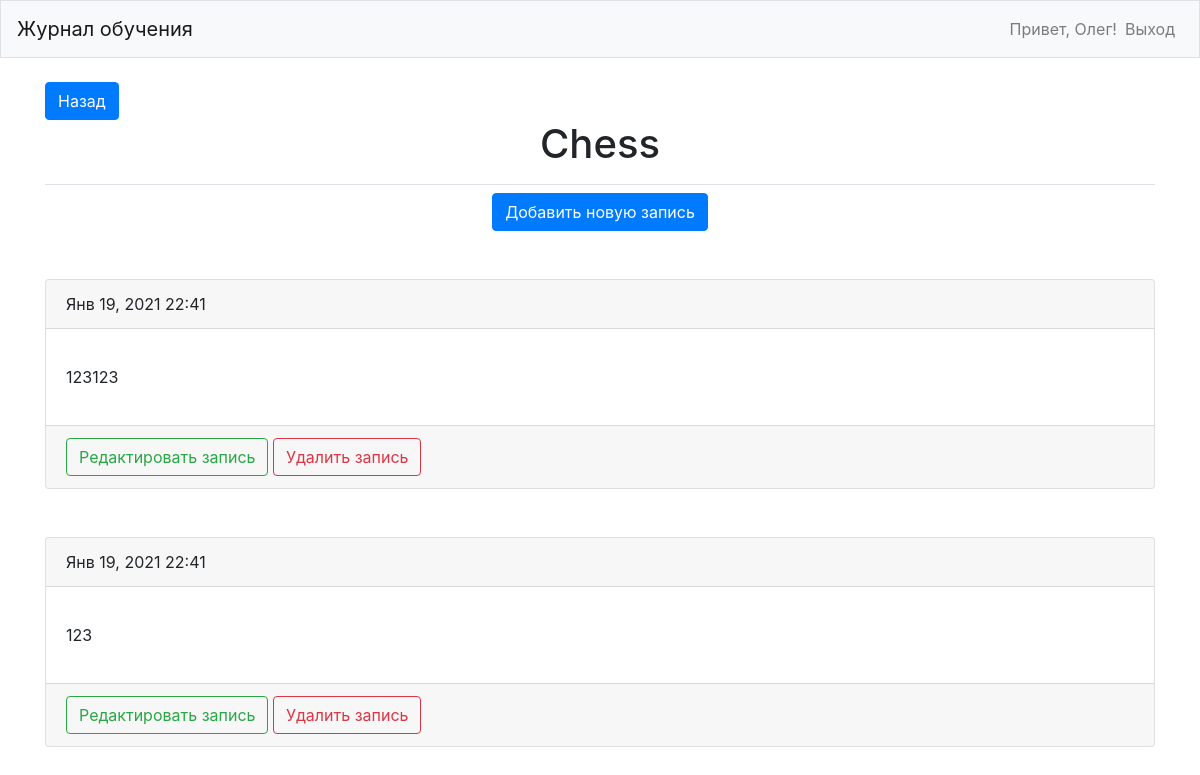
Before: /topics/31/ (signed in) with the older database file.
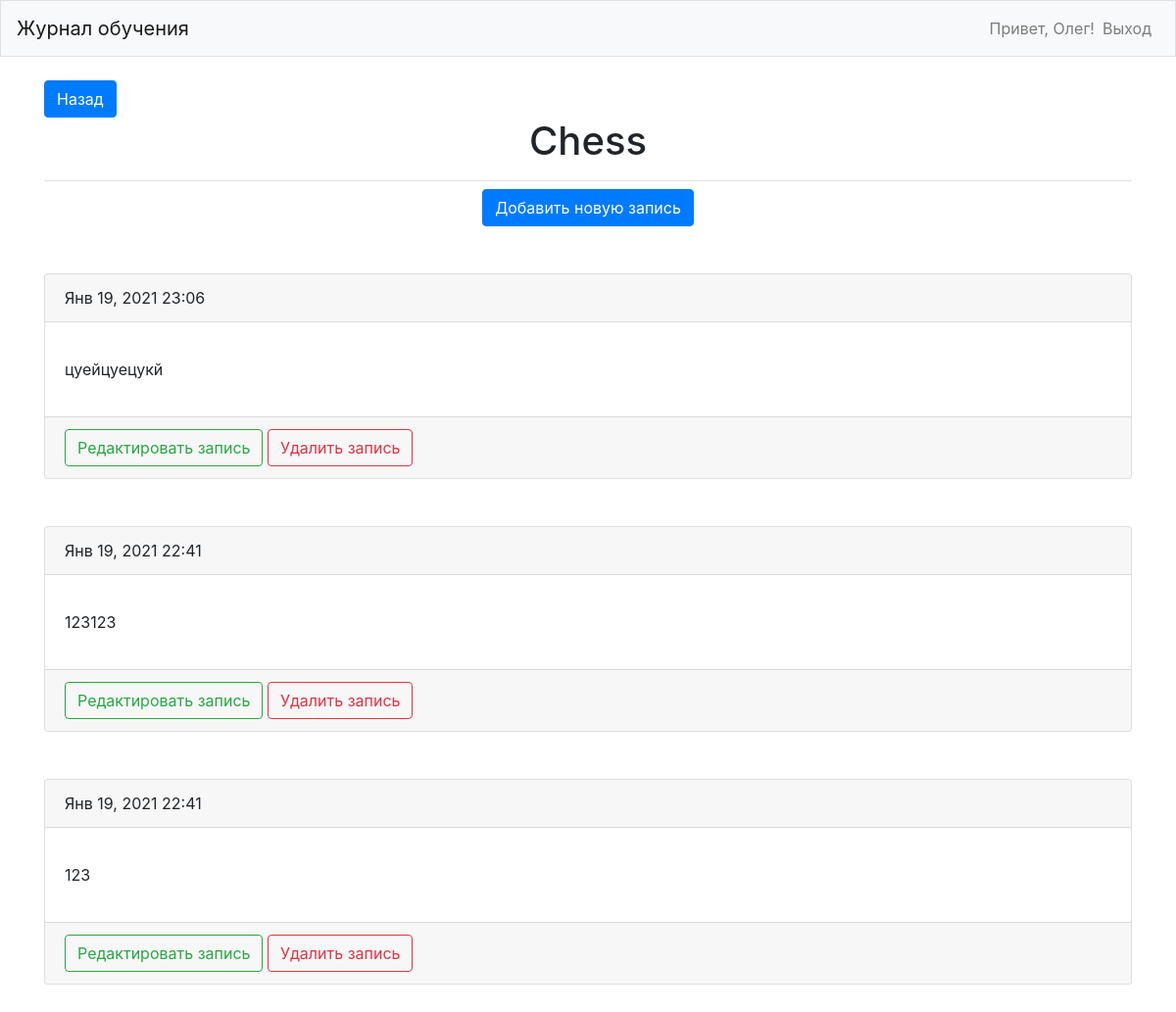
After: the same page with the newer database file.
### learning_logs/models.py (models this page shows, shortened)
class Topic(models.Model):
    text = models.CharField(max_length=200)
    date_added = models.DateTimeField(auto_now_add=True)
    owner = models.ForeignKey(User, on_delete=models.CASCADE)
    def __str__(self):
        return self.text

class Entry(models.Model):
    topic = models.ForeignKey(Topic, on_delete=models.CASCADE)
    text = models.TextField(max_length=10000)
    date_added = models.DateTimeField(auto_now_add=True)
    class Meta:
        verbose_name = 'Запись'
        verbose_name_plural = 'Записи'

### learning_logs/views.py (the view)
# urls.py: path('topics/<int:topic_id>/', views.topic, name='topic'),
@login_required
def topic(request, topic_id):
    topic = Topic.objects.get(id=topic_id)
    check_topic_owner(topic, request)
    entries = topic.entry_set.order_by('-date_added')
    context = {'topic': topic, 'entries': entries}
    return render(request, 'learning_logs/topic.html', context)

### learning_logs/views.py (called while the page is built)
def check_topic_owner(topic, request):
    if topic.owner != request.user:
        raise Http404

### learning_logs/templates/learning_logs/topic.html
{% extends "learning_logs/base.html" %}
{% block page_header %}
  <a class="btn btn-primary" href="{% url 'learning_logs:topics' %}">Назад</a>
  <h1 class="text-center">{{ topic }}</h1>
{% endblock page_header %}
{% block content %}
<div class="row justify-content-center">
  <a href="{% url 'learning_logs:new_entry' topic.id %}" class="btn btn-primary">Добавить новую запись</a>
</div>
      <br><br>
      {% for entry in entries %}
      <div class="justify-content-center">
          <div class="card text">
            <div class="card-header">
              {{ entry.date_added|date:'M d, Y H:i' }}
            </div>
            <div class="card-body">
              <p class="card-text">{{ entry.text|linebreaks }}</p>
            </div>
              <div class="card-footer text-muted">
                <a href="{% url 'learning_logs:edit_entry' entry.id %}" class="btn btn-outline-success">Редактировать запись</a>
                <a href="{% url 'learning_logs:delete_entry' entry.id %}" class="btn btn-outline-danger">Удалить запись</a>
              </div>
          </div>
      </div>
      <br><br>
      {% empty %}
          <p>Здесь пока не создано ни одной записи.</p>
      {% endfor %}
{% endblock %}

### learning_logs/templates/learning_logs/base.html (shortened to what this page needs)
{% load bootstrap4 %}
<!DOCTYPE html>
<html lang="en" dir="ltr">
  <head>
    {% bootstrap_css %}
  </head>
  <body>
    <header>
      <nav class="navbar navbar-expand-md navbar-light bg-light mb-4 border">
        <a class="navbar-brand" href="{% url 'learning_logs:index' %}">Журнал обучения</a>
        <div class="collapse navbar-collapse" id="navbarCollapse">
          <ul class="navbar-nav ml-auto">
            {% if user.is_authenticated %}
              <li class="nav-item">
                <span class="navbar-text">Привет, {{user.username}}!</span>
              </li>
              <li class="nav-item">
                <a class="nav-link" href="{% url 'users:logout' %}">Выход</a>
              </li>
            {% endif %}
          </ul>
        </div>
      </nav>
    </header>
    <main role="main" class="container">
      <div class="pb-2 mb-2 border-bottom">
        {% block page_header %}{% endblock page_header %}
      </div>
      <div>
        {% block content %}{% endblock %}
      </div>
    </main>
  </body>
</html>

Changed rows visible on the page:
added Entry: date_added "Янв 19, 2021 23:06", text "цуейцуецукй"
